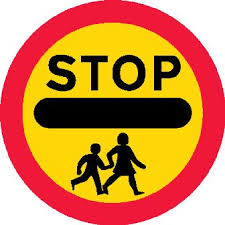
%> input picture Option 2 images/Roadsign/template/template.jpg, 225 x 225 px
$ octave brute_force_template_matching.m   (GNU Octave 9; MATLAB toolbox functions it lacks are replaced by stand-ins)
%> lines starting %> are read from the running program, lines starting %| are printed output that depends on the picture
### configurations.m
%% configurations
addpath(genpath('C:\Users\sam\Documents\MATLAB\final project - template matching\'))

template = imread(['C:\Users\sam\Documents\MATLAB\final project - template matching\Option 2 images\starbucks\template\template.jpg']);
%> template is the input picture: size 225x225x3 uint8; mean R, G, B 205.5, 132.6, 75.2
images  = dir('C:\Users\sam\Documents\MATLAB\final project - template matching\Option 2 images\starbucks\*.jpg');
%import images
for idx = 1:length(images)
    seq{idx} = imread(['C:\Users\sam\Documents\MATLAB\final project - template matching\Option 2 images\starbucks\' images(idx).name]);
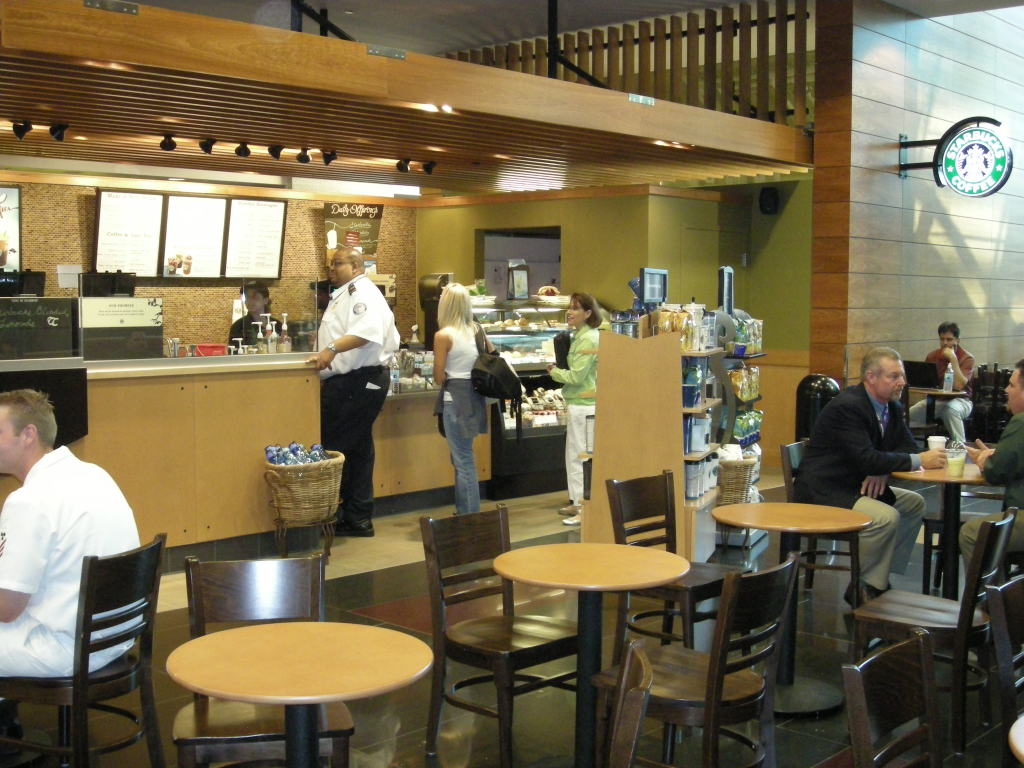
%> input picture Option 2 images/Starbucks/image1.jpg, 3072 x 2304 px (shown at 1/3 size)
 %   figure;
%    imshow(seq{idx});
end

### templateFilters.m
function [ filters,myAngels,sizes ] = templateFilters( template )
%TEMPLATEFILTERS
% this function creates diffrent orientations of the template each with
% diffrent size
angles=0:11.25:25;
index=1;
for i = 1:length(angles)
currentImgAngle=imrotate(template,angles(i));
    for j = 5:9
        filters{index}=imresize(currentImgAngle,j/15);
           %     figure;
        %imshow(filters{index});
        sizes{index}=j/15;
        myAngels(index)=angles(i);
        index=index+1;

    end
end

### applyFilters.m
function [ shapes,indexes  ] = applyFilters( filters,img,threshhold )
%APPLYFILTERS Summary of this function goes here
%   Detailed explanation goes here
shapes=[];
indexes=[];
index=1;
for i=1:length(filters)
    if(size(filters{i})<=size(img))
        c = normxcorr2(filters{i},img);
        [value,I]=max(c(:));
        if(value>threshhold)
            [I_row, I_col] = ind2sub(size(c),I);
            yoffSet = abs(I_row-size(filters{i},1));
            xoffSet =abs( I_col-size(filters{i},2));
            shapes{index}=[xoffSet yoffSet size(filters{i},2) size(filters{i},1)];
            indexes{index}=i;
            index=index+1;
        end
    end
end

end

### brute_force_template_matching.m
%% load configurations from configurations.m file
configurations;

%% create the template filter
template=imresize(template,0.3);
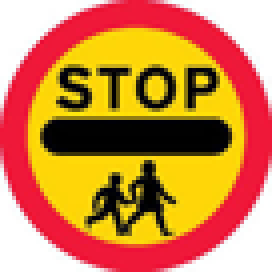
%> template: size 68x68x3 uint8 (shown 4 times larger); mean R, G, B 205.6, 132.8, 75.1
filters=templateFilters(rgb2gray(template));
%> the loop in templateFilters, `for i = 1:length(angles)` made 3 passes
%> pass 1, in templateFilters, `currentImgAngle=imrotate(template,angles(i));`:
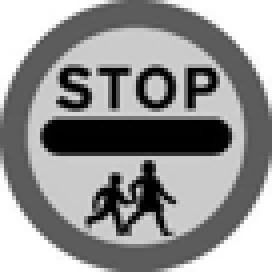
%> currentImgAngle: size 68x68 uint8 (shown 4 times larger); min 0, max 255, mean 148
%> pass 2, in templateFilters, `currentImgAngle=imrotate(template,angles(i));`:
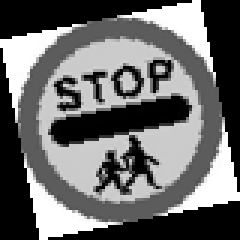
%> currentImgAngle: size 80x80 uint8 (shown 3 times larger); min 0, max 255, mean 107.1
%> pass 3, in templateFilters, `currentImgAngle=imrotate(template,angles(i));`:
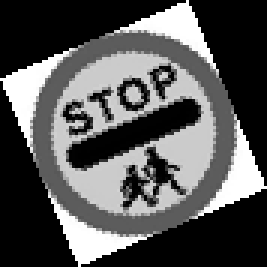
%> currentImgAngle: size 89x89 uint8 (shown 3 times larger); min 0, max 255, mean 86.1
%> after the loop in templateFilters, `for i = 1:length(angles)`: filters = 15 items; index = 16; myAngels = [0 0 0 0 0 11.25 11.25 11.25 11.25 11.25 22.5 22.5 22.5 22.5 22.5]; sizes = 15 items
%> filters = 15 items

%%
G = fspecial('gaussian',[6 6],2);
index=1;
%# Filter it
%> (the run ends here)
